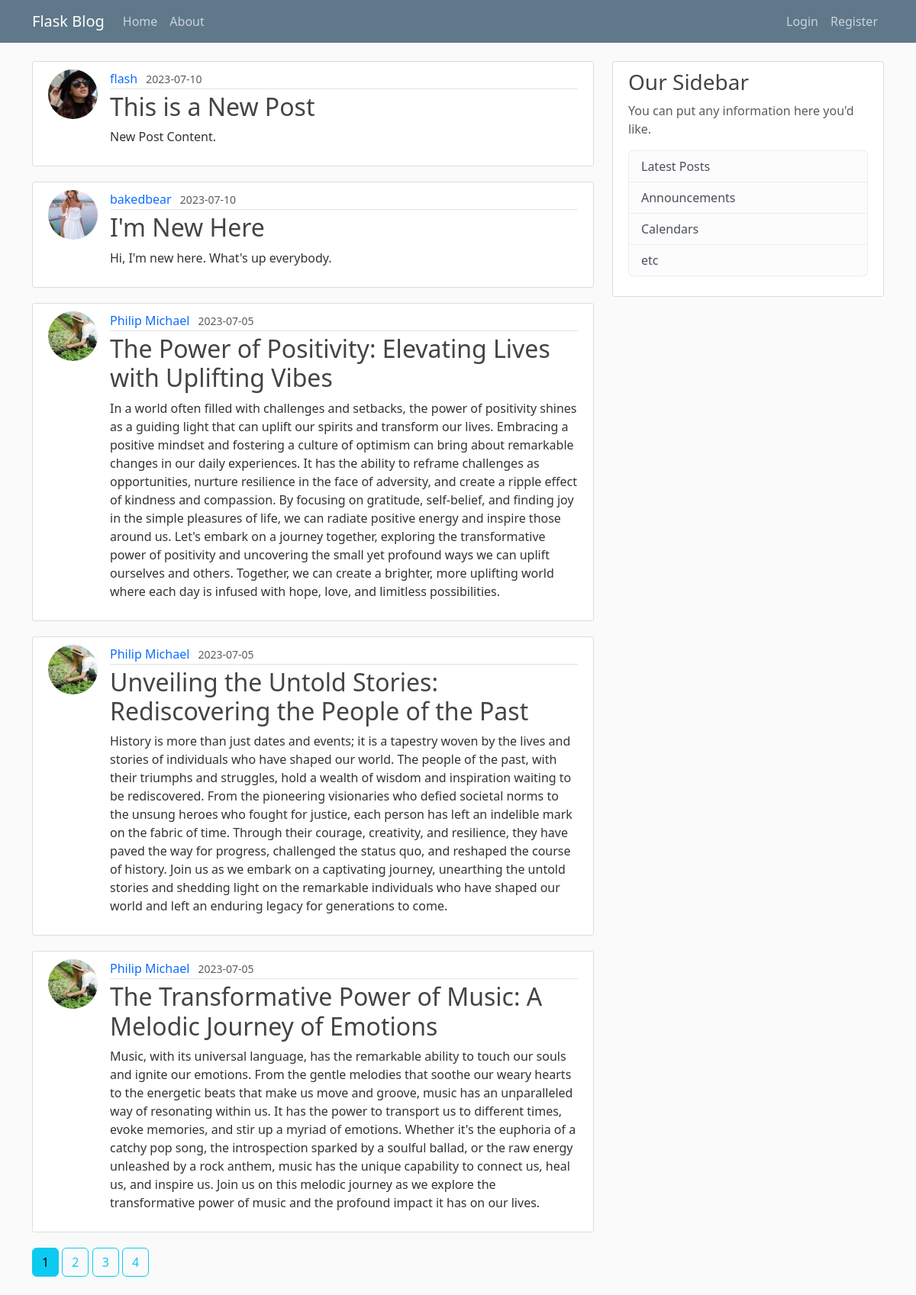
The page /home on the database its author committed.
### flaskblog/models.py (models this page shows, shortened)
class Post(db.Model):
    id = db.Column(db.Integer, primary_key=True)
    title = db.Column(db.String(100), nullable=False)
    date_posted = db.Column(db.DateTime, nullable=False, default=datetime.utcnow)
    content = db.Column(db.Text, nullable=False)
    user_id = db.Column(db.Integer, db.ForeignKey('user.id'), nullable=False)

class User(db.Model, UserMixin):
    id = db.Column(db.Integer, primary_key=True)
    username = db.Column(db.String(20), unique=True, nullable=False)
    email = db.Column(db.String(120), unique=True, nullable=False)
    image_file = db.Column(db.String(20), nullable=False, default='default.jpg')
    password = db.Column(db.String(60), nullable=False)
    posts = db.relationship('Post', backref='author', lazy=True)

### flaskblog/main/routes.py (the view)
@main.route("/")
@main.route("/home")
def home():
    page = request.args.get('page', 1, type=int)
    posts = Post.query.order_by(Post.date_posted.desc()).paginate(page=page, per_page=5)
    return render_template('home.html', posts=posts)

### flaskblog/templates/home.html
{% extends "layout.html" %}
{% block content %}
	{% for post in posts.items %}
		<article class="media new-content-section">
		  <img class="rounded-circle article-img"  src="{{ url_for('static', filename='profile_pics/' + post.author.image_file) }}">
		  <div class="media-body">
		    <div class="article-metadata">
		      <a class="username" style="text-decoration: none" href="{{ url_for('users.user_posts', username=post.author.username) }}">{{ post.author.username }}</a>
		      <small class="text-muted">{{ post.date_posted.strftime('%Y-%m-%d') }}</small>
		    </div>
		    <h2><a class="article-title" style="text-decoration: none" href="{{ url_for('posts.post', post_id=post.id) }}">{{ post.title }}</a></h2>
		    <p class="article-content">{{ post.content }}</p>
		  </div>
		</article>
	{% endfor %}
	{% for page_num in posts.iter_pages(left_edge=1, right_edge=1, left_current=1, right_current=2) %}
		{% if page_num %}
			{% if posts.page == page_num %}
				<a class="btn btn-info mb-4" href="{{ url_for('main.home', page=page_num) }}">{{ page_num }}</a>
			{% else %}
				<a class="btn btn-outline-info mb-4" href="{{ url_for('main.home', page=page_num) }}">{{ page_num }}</a>
			{% endif %}
		{% else %}
			...
		{% endif %}
	{% endfor %}
{% endblock content %}

### flaskblog/static/main.css (style rules this page uses)
body { background: #fafafa; color: #333333; margin-top: 5rem; }
h1, h2, h3, h4, h5, h6 { color: #444444; }
.article-title { color: #444444; }
.article-content { white-space: pre-line; }
.article-img { height: 65px; width: 65px; margin-right: 16px; margin-bottom: 5px; object-fit: cover; }
.article-metadata { padding-bottom: 1px; margin-bottom: 4px; border-bottom: 1px solid #e3e3e3 }
.media-body { flex: 1; }
.new-content-section { background: #ffffff; padding: 10px 20px; border: 1px solid #dddddd; border-radius: 3px; margin-bottom: 20px; display: flex; align-items: flex-start; }
.username { margin-right: 7px; }

### rows shown on the page
Post: image_file (picture), author.username "flash", date_posted "2023-07-10", title "This is a New Post", content "New Post Content."
Post: image_file (picture), author.username "bakedbear", date_posted "2023-07-10", title "I'm New Here", content "Hi, I'm new here. What's up everybody."
Post: image_file (picture), author.username "Philip Michael", date_posted "2023-07-05", title "The Power of Positivity: Elevating Lives with Uplifting Vibes", content "In a world often filled with challenges and setbacks, the power of positivity shines as a guiding light that can uplift our spirits and transform our lives. Embracing a positive mindset and fostering a culture of optimism can bring about remarkable changes in our daily experiences. It has the ability to reframe challenges as opportunities, nurture resilience in the face of adversity, and create a ripple effect of kindness and compassion. By focusing on gratitude, self-belief, and finding joy in the simple pleasures of life, we can radiate positive energy and inspire those around us. Let's embark on a journey together, exploring the transformative power of positivity and uncovering the small…"
Post: image_file (picture), author.username "Philip Michael", date_posted "2023-07-05", title "Unveiling the Untold Stories: Rediscovering the People of the Past", content "History is more than just dates and events; it is a tapestry woven by the lives and stories of individuals who have shaped our world. The people of the past, with their triumphs and struggles, hold a wealth of wisdom and inspiration waiting to be rediscovered. From the pioneering visionaries who defied societal norms to the unsung heroes who fought for justice, each person has left an indelible mark on the fabric of time. Through their courage, creativity, and resilience, they have paved the way for progress, challenged the status quo, and reshaped the course of history. Join us as we embark on a captivating journey, unearthing the untold stories and shedding light on the remarkable…"
Post: image_file (picture), author.username "Philip Michael", date_posted "2023-07-05", title "The Transformative Power of Music: A Melodic Journey of Emotions", content "Music, with its universal language, has the remarkable ability to touch our souls and ignite our emotions. From the gentle melodies that soothe our weary hearts to the energetic beats that make us move and groove, music has an unparalleled way of resonating within us. It has the power to transport us to different times, evoke memories, and stir up a myriad of emotions. Whether it's the euphoria of a catchy pop song, the introspection sparked by a soulful ballad, or the raw energy unleashed by a rock anthem, music has the unique capability to connect us, heal us, and inspire us. Join us on this melodic journey as we explore the transformative power of music and the profound impact it has on…"

### other values the page prints
{{ page_num }} "1"
{{ page_num }} "2" "3" "4"
